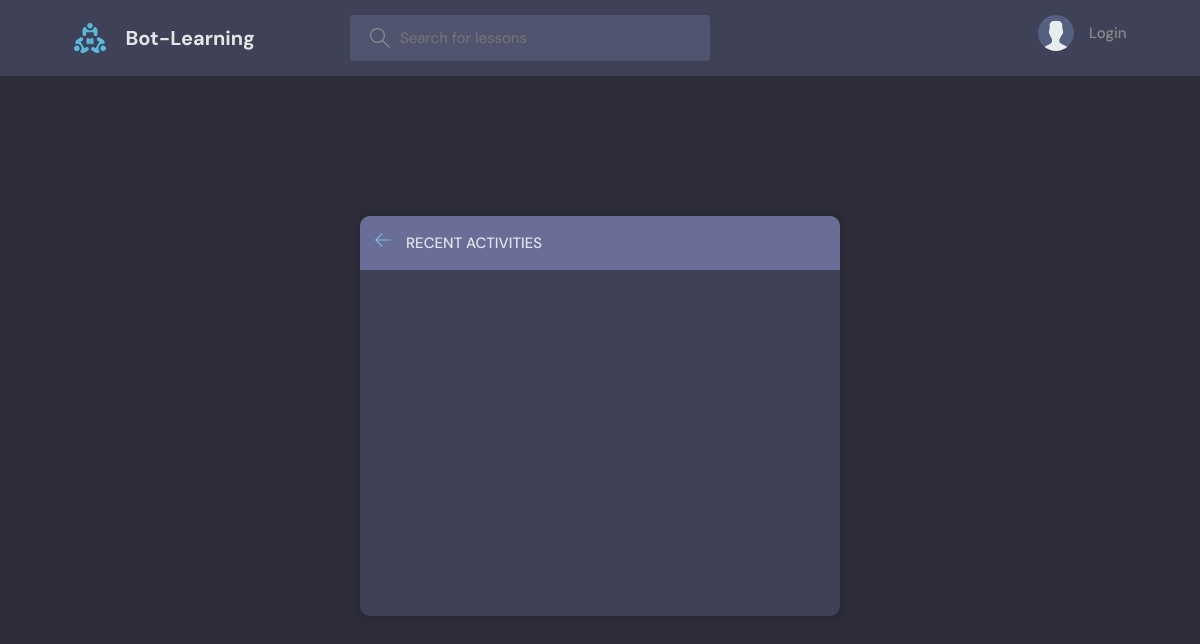
The page /activity/ on the database as committed earlier.
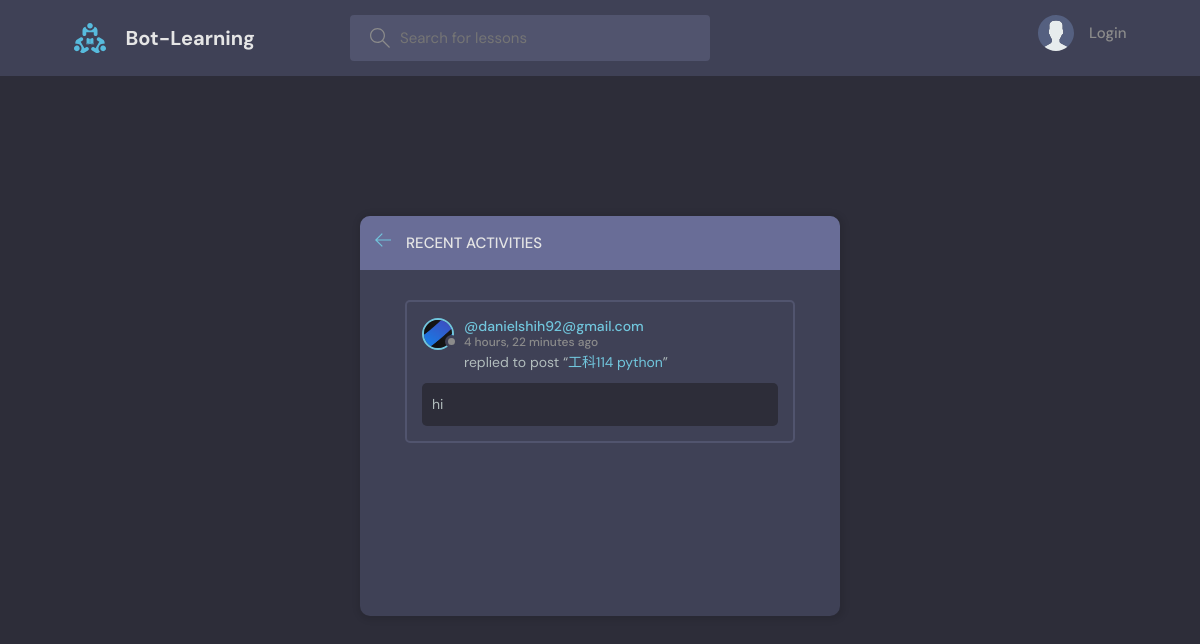
The same page on the database as committed later.
### base/models.py (models this page shows, shortened)
class Message(models.Model):
    user = models.ForeignKey(User, on_delete=models.CASCADE)
    room = models.ForeignKey(Room, on_delete=models.CASCADE)
    body = models.TextField()
    updated = models.DateTimeField(auto_now=True)
    created = models.DateTimeField(auto_now_add=True)
    class Meta:
        ordering = ['-updated', '-created']

class User(AbstractUser):
    name = models.CharField(max_length=200, null=True)
    email = models.EmailField(unique=True, null=True)
    bio = models.TextField(null=True)
    avatar = models.ImageField(null=True, default="avatar.svg")
    USERNAME_FIELD = 'email'
    REQUIRED_FIELDS = []

class Room(models.Model):
    host = models.ForeignKey(User, on_delete=models.SET_NULL, null=True)
    topic = models.ForeignKey(Topic, on_delete=models.SET_NULL, null=True)
    name = models.CharField(max_length=200)
    description = models.TextField(null=True, blank=True)
    participants = models.ManyToManyField(
        User, related_name='participants', blank=True)
    updated = models.DateTimeField(auto_now=True)
    created = models.DateTimeField(auto_now_add=True)
    class Meta:
        ordering = ['-updated', '-created']
    def __str__(self):
        return self.name

### base/views.py (the view)
# urls.py: path('activity/', views.activityPage, name="activity"),
def activityPage(request):
    room_messages = Message.objects.all()
    return render(request, 'base/activity.html', {'room_messages': room_messages})

### base/templates/base/activity.html (shortened to what this page needs)
{% extends 'main.html' %}
{% block content %}
<main class="layout">
  <div class="container">
    <div class="layout__box">
      <div class="layout__boxHeader">
        <div class="layout__boxTitle">
          <a href="{% url 'home' %}">
            <svg version="1.1" xmlns="http://www.w3.org/2000/svg" width="32" height="32" viewBox="0 0 32 32">
              <title>arrow-left</title>
              <path
                d="M13.723 2.286l-13.723 13.714 13.719 13.714 1.616-1.611-10.96-10.96h27.625v-2.286h-27.625l10.965-10.965-1.616-1.607z">
              </path>
              </path>
            </svg>
          </a>
          <h3>Recent Activities</h3>
        </div>
      </div>
      <div class="activities-page layout__body">
        {% for message in room_messages %}
        <div class="activities__box">
          <div class="activities__boxHeader roomListRoom__header">
            <a href="{% url 'user-profile' message.user.id %}" class="roomListRoom__author">
              <div class="avatar avatar--small">
                <img src="{{message.user.avatar.url}}" />
              </div>
              <p>
                @{{message.user}}
                <span>{{message.created|timesince}} ago</span>
              </p>
            </a>
          </div>
          <div class="activities__boxContent">
            <p>replied to post “<a href="{% url 'room' message.room.id %}">{{message.room}}</a>”</p>
            <div class="activities__boxRoomContent">
              {{message.body}}
            </div>
          </div>
        </div>
        {% endfor %}
      </div>
    </div>
  </div>
</main>
{% endblock content %}

Rows that differ between the two databases and show on the page:
added Message: user.avatar (picture), user "danielshih92@gmail.com", created "4 hours, 22 minutes", room "工科114 python", body "hi"
